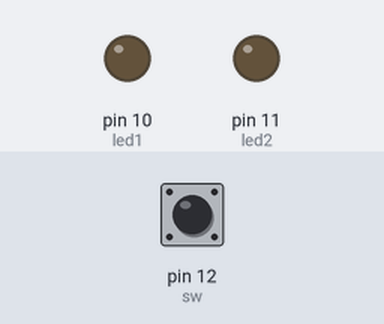
The sketch below on a simulated Arduino Uno, built with avr-gcc and run on an emulated ATmega328P. Shown: output pins drawn as LEDs (lit = HIGH). Dashed ring = blinking. The test bench sets the inputs (shaded band); at power-on: pin 12 (sw) HIGH.

Above: at 0.1 s.
At 4.8 s:
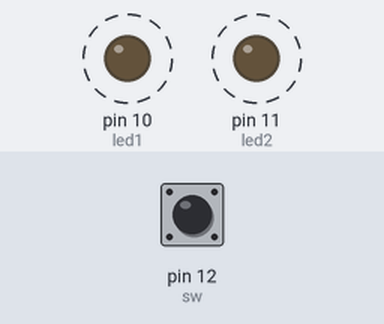
4.9 s: pin 12 (sw) pulled LOW for 1.35 s
Timing chart, 0 to 16.5 s (numbered marks = the images above; inputs shaded):
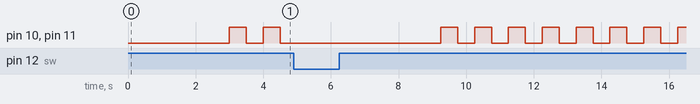

The sketch:

step2.ino
```cpp
int led1 = 10; //led1 10번핀으로 제어
int led2 = 11; //led2 11번핀으로 제어
int sw = 12; //스위치 12번핀으로 제어
bool warning = false;

void setup()  {
  pinMode(led1, OUTPUT);
  pinMode(led2, OUTPUT);
  pinMode(sw, INPUT_PULLUP); //스위치사용/sw를 인풋_풀업
}

void loop()  {
  int sw_value =  digitalRead(sw);
  if (sw_value == HIGH) { //냉장고 문이 열렸을 때
    if (warning == true) {
      digitalWrite(led1 , HIGH);
      digitalWrite(led2 , HIGH);
      delay(500);
      digitalWrite(led1, LOW);
      digitalWrite(led2, LOW);
      delay(500);
    }
    else { // warning == false //3초뒤 LED켜짐
      delay(3000);
      warning = true;
    }
  }
  else { // 냉장고 닫혔을떄
    warning = false;
  }
}
```
